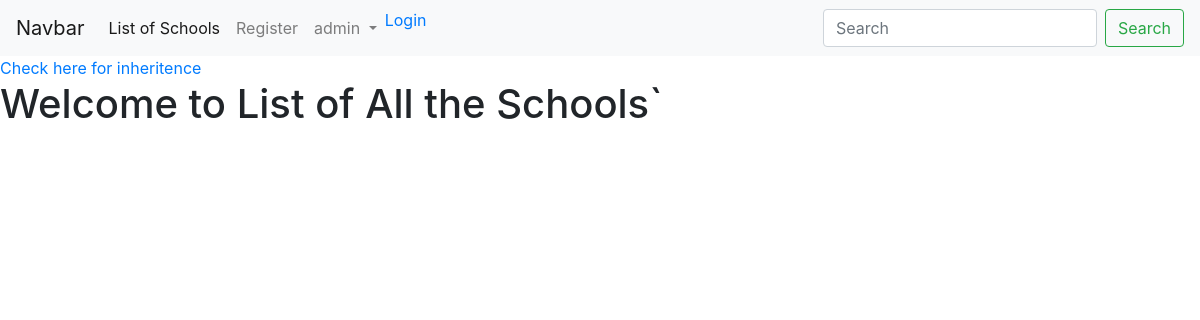
Page /first_app/list/ on the earlier database version.
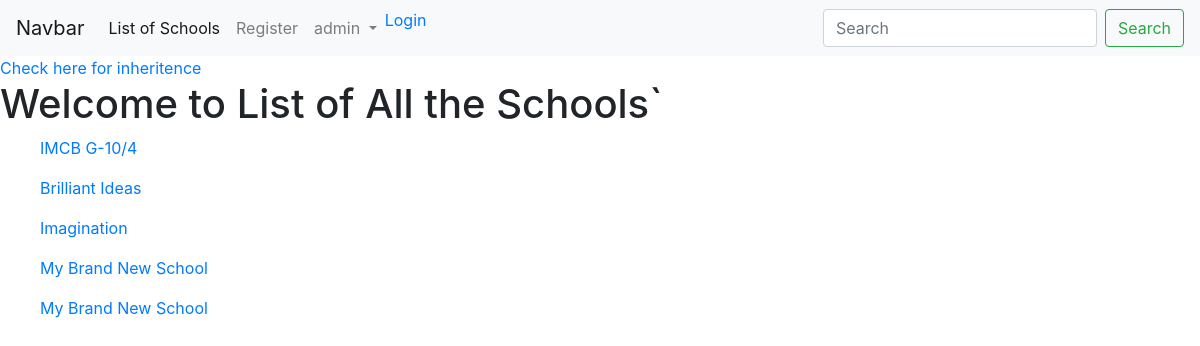
Same page on the later database version.
### first_app/models.py (models this page shows, shortened)
class School(models.Model):
    name = models.CharField(max_length = 256)
    principal = models.CharField(max_length=256)
    location = models.CharField( max_length=256)

### first_app/views.py (the view)
# urls.py: path('list/',views.SchoolList.as_view(),name = "list"),
class SchoolList(ListView):
    model = models.School#context = school_list
    context_object_name = "school_list"
    template_name='first_app/first_app_list.html'

### templates/first_app/first_app_list.html
{% extends 'first_app/first_app_base.html' %}
{% block body_block %}
<h1>Welcome to List of All the Schools`</h1>
{% for school in school_list %}
<ol>
  <a href="{{ school.id }}">{{ school.name }}</a>
</ol>
{% endfor %}
{% endblock %}

### templates/first_app/first_app_base.html (shortened to what this page needs)
<!DOCTYPE html>
<html lang="en" dir="ltr">
  <head>
  <link rel="stylesheet" href="https://stackpath.bootstrapcdn.com/bootstrap/4.5.0/css/bootstrap.min.css">
  </head>
  <body>
    <nav class="navbar navbar-expand-lg navbar-light bg-light">
  <a class="navbar-brand" href="#">Navbar</a>
  <div class="collapse navbar-collapse" id="navbarSupportedContent">
    <ul class="navbar-nav mr-auto">
      <li class="nav-item active">
        <a class="nav-link" href="{% url 'first_app:list'%}"> List of Schools <span class="sr-only">(current)</span></a>
      </li>
      <li class="nav-item">
        <a class="nav-link" href="{% url 'first_app:register'%}">Register</a>
      </li>
      <li class="nav-item dropdown">
        <a class="nav-link dropdown-toggle" href="{% url 'admin:index' %}" id="navbarDropdown" role="button" data-toggle="dropdown" aria-haspopup="true" aria-expanded="false">
          admin
        </a>
      </li>
      {% if user.is_authenticated %}
      <li> <a class='navbar-link' href="{% url 'first_app:logout' %}">Logout</a></li>
      {% else %}
      <li> <a class='navbar-link' href="{% url 'first_app:user_login' %}">Login</a></li>
      {% endif %}
      <li class="nav-item">
        <a class="nav-link " href="#" ></a>
      </li>
    </ul>
    <form class="form-inline my-2 my-lg-0">
      <input class="form-control mr-sm-2" type="search" placeholder="Search" aria-label="Search">
      <button class="btn btn-outline-success my-2 my-sm-0" type="submit">Search</button>
    </form>
  </div>
</nav>
<a href="{% url 'first_app:extended'%}">Check here for inheritence</a>
    {% block body_block %}
    {% endblock %}
  </body>
</html>

Differences in the rows shown:
added School: name "IMCB G-10/4"
added School: name "Brilliant Ideas"
added School: name "Imagination"
added School: name "My Brand New School"
added School: name "My Brand New School"
